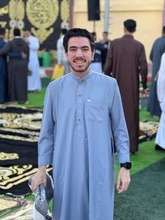
%> input picture backend/Faces/mohamed/mohamed_1.jpg, 165 x 220 px, shrunk from 3024 x 4032 before the run; its folder holds only this picture in this run
$ octave --eval "train_classifier;"   (GNU Octave 9; MATLAB toolbox functions it lacks are replaced by stand-ins)
%> lines starting %> are read from the running program, lines starting %| are printed output that depends on the picture
function train_classifier()
disp('Starting classifier training...');

% Get the faces directory
backend_dir = pwd;
faces_dir = fullfile(backend_dir, 'Faces');

% Verify faces directory exists
if ~exist(faces_dir, 'dir')
error('Faces directory not found: %s', faces_dir);
end

% Check if there are any subdirectories (person folders) - Custom implementation
entries = dir(faces_dir);
subdirs = {};
count = 0;
for i = 1:length(entries)
if entries(i).isdir && ~strcmp(entries(i).name, '.') && ~strcmp(entries(i).name, '..')
count = count + 1;
subdirs{count} = entries(i).name;
end
        end

if count == 0
error('No person folders found in Faces directory');
end

disp(['Found ', num2str(count), ' person folders']);

% Custom implementation of imageDatastore functionality
        images = {};
labels = {};
imageCount = 0;

% Loop through person folders
for i = 1:length(subdirs)
        person_folder = fullfile(faces_dir, subdirs{i});
image_files = dir(fullfile(person_folder, '*.jpg'));
image_files = [image_files; dir(fullfile(person_folder, '*.png'))];
image_files = [image_files; dir(fullfile(person_folder, '*.jpeg'))];

for j = 1:length(image_files)
        imageCount = imageCount + 1;
                images{imageCount} = fullfile(person_folder, image_files(j).name);
labels{imageCount} = subdirs{i};
end
        end
%> pass 2 of the loop in train_classifier, `for i = 1:length(subdirs)`:
%> pass 3 of the loop in train_classifier, `for i = 1:length(subdirs)`:
%> the loop made 4 passes; the first 3 are shown

disp(['Total images found: ', num2str(imageCount)]);

if imageCount == 0
error('No images found in Faces directory');
end

% Extract features from images
imgSize = [100 100];
features = [];
final_labels = {};

disp('Extracting HOG features from images...');

for i = 1:imageCount
        try
% Read and process image - custom implementation
img = custom_imread(images{i});
img = custom_resize(custom_rgb2gray(img), imgSize);
hog = custom_extractHOGFeatures(img);
features = [features; hog];
final_labels{end+1} = labels{i};

if mod(i, 10) == 0 || i == imageCount
disp(['Processed ', num2str(i), ' of ', num2str(imageCount), ' images']);
end
        catch ME
disp(['Error processing image ', num2str(i), ': ', ME.message]);
end
        end

% Train classifier - using custom implementation
disp('Training classifier...');
try
        classifier = custom_train_multiclass_svm(features, final_labels);
save('faceClassifier.mat', 'classifier');
disp('Classifier trained and saved successfully.');
catch ME
error('Error training classifier: %s', ME.message);
% [4 lines not run here, left out]
function img = custom_imread(filepath)
fileID = fopen(filepath, 'rb');
if fileID == -1
error('Cannot open image file');
end

% For simplicity, we'll still use imread as creating a full image decoder is complex
% In a real implementation, this would be replaced with custom JPEG/PNG decoding
img = imread(filepath);
%> img is the input picture: size 220x165x3 uint8; mean R, G, B 114.6, 125.7, 135.3
fclose(fileID);
end

% Custom RGB to grayscale conversion
        function gray = custom_rgb2gray(rgb)
if size(rgb, 3) == 3
% Standard RGB to grayscale formula: 0.2989 * R + 0.5870 * G + 0.1140 * B
        gray = 0.2989 * double(rgb(:,:,1)) + 0.5870 * double(rgb(:,:,2)) + 0.1140 * double(rgb(:,:,3));
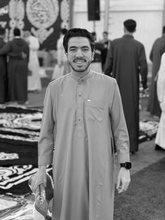
%> gray: size 220x165 double; min 0, max 251.2, mean 123.4
gray = uint8(gray);
%> gray: size 220x165 uint8
else
gray = rgb; % Already grayscale
end
        end

% Custom image resize function
function resized = custom_resize(img, new_size)
%> called with new_size = [100 100]
                   [orig_height, orig_width] = size(img);
%> orig_height = 220; orig_width = 165
resized = zeros(new_size(1), new_size(2), 'uint8');

for y = 1:new_size(1)
for x = 1:new_size(2)
% Map coordinates from target to source image
        src_x = ((x-1) * orig_width / new_size(2)) + 1;
src_y = ((y-1) * orig_height / new_size(1)) + 1;

% Simple nearest neighbor interpolation
x_idx = round(src_x);
y_idx = round(src_y);

% Boundary check
x_idx = max(1, min(orig_width, x_idx));
y_idx = max(1, min(orig_height, y_idx));

resized(y, x) = img(y_idx, x_idx);
end
        end
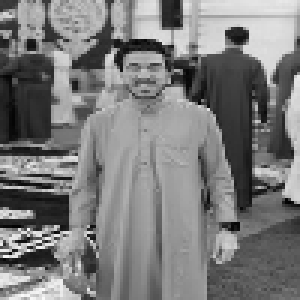
%> resized: size 100x100 uint8 (shown 3 times larger); min 2, max 251, mean 123.3
end

% Custom HOG feature extraction (improved for accuracy)
function hog_features = custom_extractHOGFeatures(img)
                        % Parameters
cell_size = 8;
block_size = 2;
num_bins = 9;

[height, width] = size(img);
%> height = 100; width = 100

% Pad image to handle boundaries
        padded_img = zeros(height+2, width+2);
padded_img(2:end-1, 2:end-1) = img;

% Calculate gradients
gradX = zeros(height, width);
gradY = zeros(height, width);
for y = 1:height
for x = 1:width
gradX(y, x) = double(padded_img(y+1, x+2)) - double(padded_img(y+1, x));
gradY(y, x) = double(padded_img(y+2, x+1)) - double(padded_img(y, x+1));
end
        end
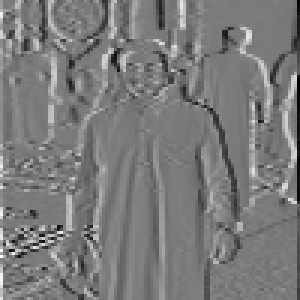
%> gradX: size 100x100 double (shown 3 times larger); min -227, max 244, mean 0.5; drawn with min black and max white
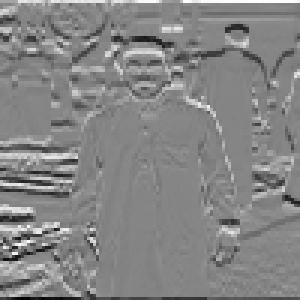
%> gradY: size 100x100 double (shown 3 times larger); min -251, max 228, mean -0.3; drawn with min black and max white

% Compute magnitude and orientation
magnitude = sqrt(gradX.^2 + gradY.^2);
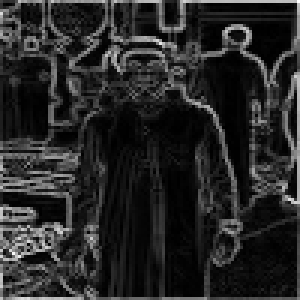
%> magnitude: size 100x100 double (shown 3 times larger); min 0, max 303.6, mean 46.9; drawn with min black and max white
orientation = atan2(gradY, gradX) * 180 / pi;
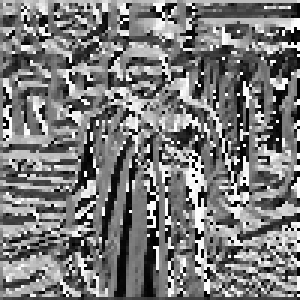
%> orientation: size 100x100 double (shown 3 times larger); min -179.7, max 180, mean -7.4; drawn with min black and max white
orientation(orientation < 0) = orientation(orientation < 0) + 180;
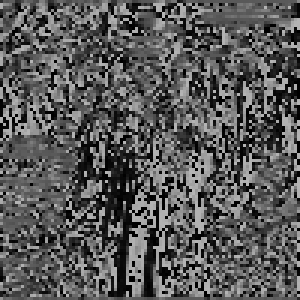
%> orientation: size 100x100 double (shown 3 times larger); min 0, max 180, mean 88.3

% Compute histograms in cells
cells_y = floor(height / cell_size);
%> cells_y = 12
cells_x = floor(width / cell_size);
%> cells_x = 12
histograms = zeros(cells_y, cells_x, num_bins);

for cell_y = 1:cells_y
for cell_x = 1:cells_x
for y = 1:cell_size
for x = 1:cell_size
        img_y = (cell_y-1)*cell_size + y;
img_x = (cell_x-1)*cell_size + x;
if img_y <= height && img_x <= width
        orient = orientation(img_y, img_x);
mag = magnitude(img_y, img_x);
bin = min(floor(orient / (180/num_bins)) + 1, num_bins);
histograms(cell_y, cell_x, bin) = histograms(cell_y, cell_x, bin) + mag;
end
        end
end
        end
end
%> after the loop, bin = 6; mag = 35.9; orient = 102.9

% Block normalization
blocks_y = cells_y - block_size + 1;
%> blocks_y = 11
blocks_x = cells_x - block_size + 1;
%> blocks_x = 11
features_per_block = block_size * block_size * num_bins;
hog_features = zeros(1, blocks_y * blocks_x * features_per_block);
feature_idx = 1;

for block_y = 1:blocks_y
for block_x = 1:blocks_x
        block_features = [];
for cell_y = block_y:block_y+block_size-1
for cell_x = block_x:block_x+block_size-1
block_features = [block_features, reshape(histograms(cell_y, cell_x, :), 1, [])];
end
        end
% Improved normalization with clipping
block_norm = sqrt(sum(block_features.^2) + 1e-6);
block_features = block_features / block_norm;
block_features = min(block_features, 0.2); % Clipping
        block_norm = sqrt(sum(block_features.^2) + 1e-6);
block_features = block_features / block_norm;

hog_features(feature_idx:feature_idx+features_per_block-1) = block_features;
feature_idx = feature_idx + features_per_block;
end
        end
%> after the loop, feature_idx = 4357; hog_features = 4356 values, max 0.484 at index 3385, min 0 at index 306, mean 0.131
%> in train_classifier, `hog = custom_extractHOGFeatures(img);`: hog has the same summary as hog_features in custom_extractHOGFeatures
%> in train_classifier, `features = [features; hog];`: features has the same summary as hog_features in custom_extractHOGFeatures
%> pass 2 of the loop in train_classifier, `for i = 1:imageCount`:
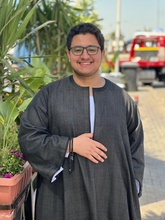
%> input picture backend/Faces/yousef/yousef_1.jpg, 165 x 220 px, shrunk from 3024 x 4032 before the run
%> in custom_imread, img is the input picture: size 220x165x3 uint8; mean R, G, B 117.6, 114.1, 100.6
%> after the loop in custom_extractHOGFeatures (call 2), `for y = 1:height`:
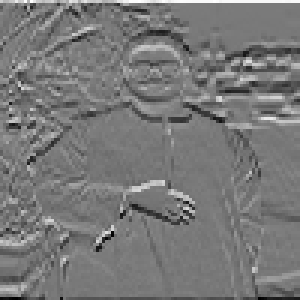
%> gradY: size 100x100 double (shown 3 times larger); min -204, max 224, mean -1; drawn with min black and max white
%> in custom_extractHOGFeatures (call 2), `orientation(orientation < 0) = orientation(orientation < 0) + 180;`:
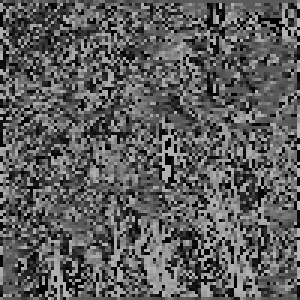
%> orientation: size 100x100 double (shown 3 times larger); min 0, max 180, mean 92.7
%> after the loop in custom_extractHOGFeatures (call 2), `for cell_y = 1:cells_y`: bin = 9; mag = 14.87; orient = 160.3
%> after the loop in custom_extractHOGFeatures (call 2), `for block_y = 1:blocks_y`: hog_features = 4356 values, max 0.575 at index 329, min 0 at index 24, mean 0.137
%> hog has the same summary as hog_features in custom_extractHOGFeatures
%> pass 3 of the loop in train_classifier, `for i = 1:imageCount`:
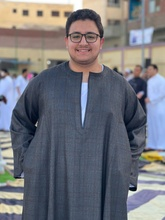
%> input picture backend/Faces/yousefhesham/yousefhesham_1.jpg, 165 x 220 px, shrunk from 3024 x 4032 before the run
%> in custom_imread, img is the input picture: size 220x165x3 uint8; mean R, G, B 114.8, 115.8, 122.3
%> after the loop in custom_extractHOGFeatures (call 3), `for y = 1:height`:
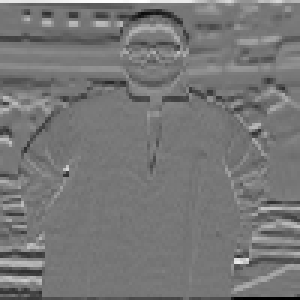
%> gradY: size 100x100 double (shown 3 times larger); min -225, max 255, mean -0.9; drawn with min black and max white
%> in custom_extractHOGFeatures (call 3), `orientation(orientation < 0) = orientation(orientation < 0) + 180;`:
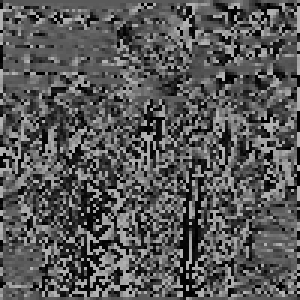
%> orientation: size 100x100 double (shown 3 times larger); min 0, max 180, mean 87.5
%> after the loop in custom_extractHOGFeatures (call 3), `for cell_y = 1:cells_y`: bin = 3; mag = 3.61; orient = 56.31
%> after the loop in custom_extractHOGFeatures (call 3), `for block_y = 1:blocks_y`: hog_features = 4356 values, max 0.502 at index 3790, min 0 at index 16, mean 0.128
%> hog has the same summary as hog_features in custom_extractHOGFeatures
%> the loop made 4 passes; the first 3 are shown
%> (printed output is left out)
end

% Custom multi-class SVM training (one-vs-all approach)
function model = custom_train_multiclass_svm(features, labels)
                 % Get unique class labels
        unique_labels = unique(labels);
num_classes = length(unique_labels);

% Create structure to hold the model
model = struct();
model.classes = unique_labels;
model.binary_models = cell(1, num_classes);

% Train one-vs-all binary classifiers
for i = 1:num_classes
% Create binary labels (1 for current class, -1 for others)
current_class = unique_labels{i};
binary_labels = ones(length(labels), 1) * -1;

for j = 1:length(labels)
if strcmp(labels{j}, current_class)
binary_labels(j) = 1;
end
        end

% Train binary SVM using simplified algorithm
model.binary_models{i} = custom_train_binary_svm(features, binary_labels);
end
%> the run ends on the next line

% Add predict function
        model.predict = @custom_predict;
end

% Custom binary SVM training (improved with better optimization)
function binary_model = custom_train_binary_svm(X, y)
                        % Simplified SVM implementation with improved optimization
[num_samples, num_features] = size(X);

% Initialize weights
w = zeros(1, num_features);
b = 0;
learning_rate = 0.01;
lambda = 0.01;  % Regularization parameter
max_epochs = 200;  % Increased epochs for better convergence
C = 1.0;  % Margin parameter for soft-margin SVM

% Shuffle data to improve convergence
        indices = randperm(num_samples);
X = X(indices, :);
y = y(indices);

% Gradient descent optimization with mini-batches
        batch_size = 32;
for epoch = 1:max_epochs
% Decay learning rate
        current_lr = learning_rate / (1 + 0.01 * epoch);

for batch_start = 1:batch_size:num_samples
        batch_end = min(batch_start + batch_size - 1, num_samples);
dw = lambda * w;
db = 0;

% Compute gradients for batch
for i = batch_start:batch_end
if y(i) * (dot(w, X(i,:)) + b) < 1
dw = dw - (C * y(i) * X(i,:)) / batch_size;
db = db - (C * y(i)) / batch_size;
end
        end

% Update weights
w = w - current_lr * dw;
b = b - current_lr * db;
end
        end

binary_model = struct('w', w, 'b', b);
end
